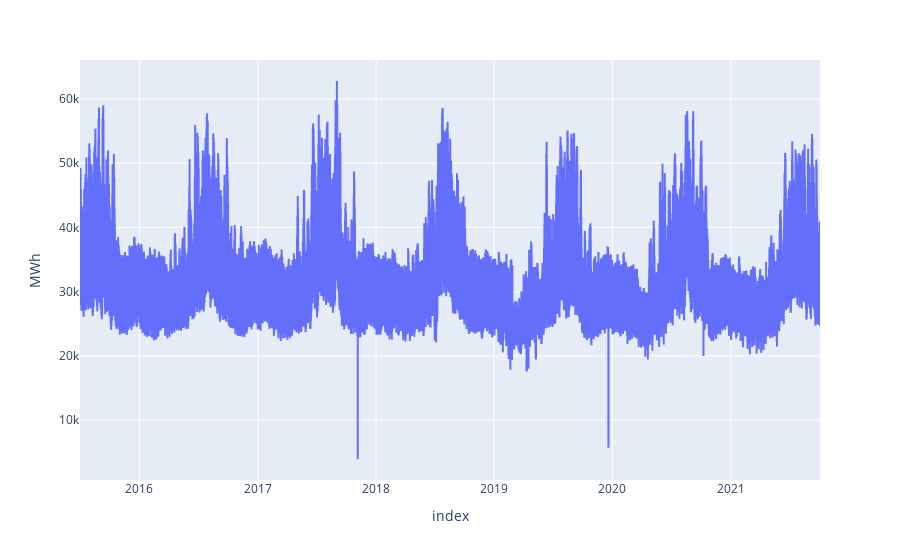

Notebook source saved alongside this figure:
### Code cell
px.line(df, x=df.index, y='MWh')

### Figure 1 — Plotly figure (JSON) as saved in the notebook; plotly's stock layout.template omitted (floating-point values rounded to 4 significant figures; data arrays with more than 128 entries replaced by an {"elided": "..."} marker saying what was removed)
{"data": [{"hovertemplate": "index=%{x}<br>MWh=%{y}<extra></extra>", "legendgroup": "", "line": {"color": "#636efa", "dash": "solid"}, "mode": "lines", "name": "", "showlegend": false, "type": "scattergl", "x": {"elided": "54871 str values"}, "xaxis": "x", "y": {"elided": "54871 int values"}, "yaxis": "y"}], "layout": {"legend": {"tracegroupgap": 0}, "margin": {"t": 60}, "xaxis": {"anchor": "y", "domain": [0, 1], "title": {"text": "index"}}, "yaxis": {"anchor": "x", "domain": [0, 1], "title": {"text": "MWh"}}}}
